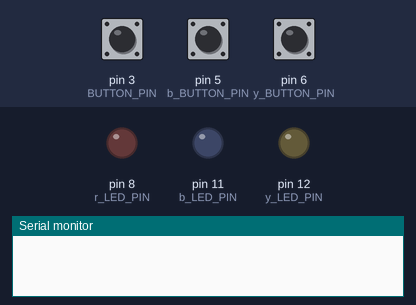
This sketch was run on a simulated Arduino Uno, built with avr-gcc and run on an emulated ATmega328P. Parts: output pins drawn as LEDs (lit = HIGH), the last lines printed to the serial monitor. Dashed ring = blinking. Inputs (shaded band) come from the test bench; at power-on: pin 3 (BUTTON_PIN) LOW, pin 6 (y_BUTTON_PIN) LOW, pin 5 (b_BUTTON_PIN) LOW. Random numbers use the default seed unless the sketch sets one.

Above: at 1.2 s.
1.3 s: pin 3 (BUTTON_PIN) pulled HIGH for 0.15 s
At 2.97 s:
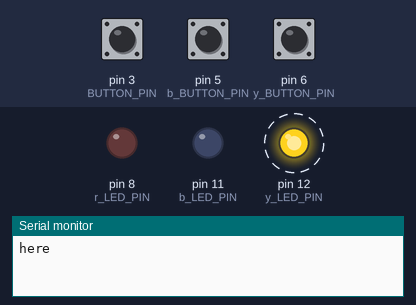
4.4 s: pin 6 (y_BUTTON_PIN) pulled HIGH for 1 s
At 7.4 s:
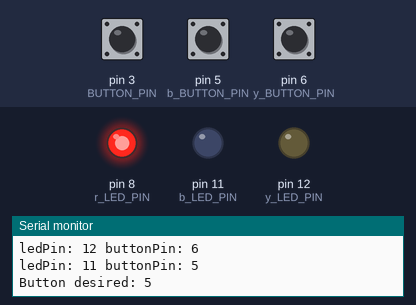
8.4 s: pin 5 (b_BUTTON_PIN) pulled HIGH for 1 s
At 12.04 s:
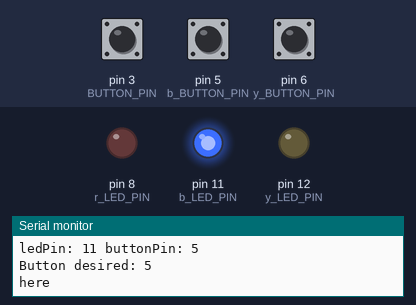
12.4 s: pin 5 (b_BUTTON_PIN) pulled HIGH for 3.2 s
At 16.0 s:
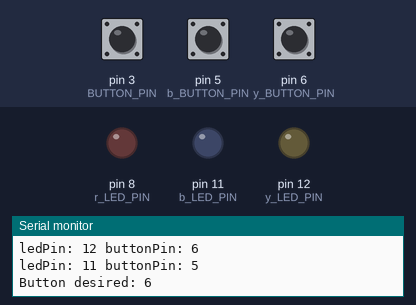
17.1 s: pin 3 (BUTTON_PIN) pulled HIGH for 1 s
At 20.9 s:
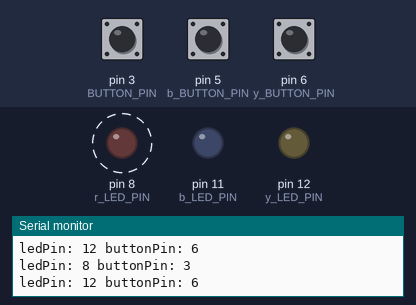
21.1 s: pin 3 (BUTTON_PIN) pulled HIGH for 3.2 s
At 24.6 s:
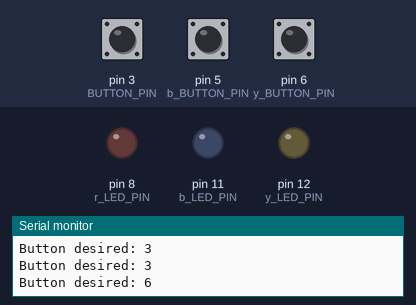
Timing chart, 0 to 26.1 s (numbered marks = the images above; inputs shaded):
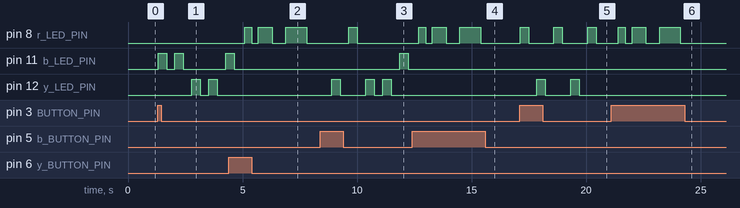

Measured:
- after the input at 1.3 s, pin 11 (b_LED_PIN): goes HIGH 0.37 s, LOW 0.37 s, HIGH 0.37 s, LOW 1.9 s, then HIGH, starting at once; pin 12 (y_LED_PIN): alternates HIGH for 0.37 s and LOW for 0.37 s, starting after 1.5 s
- after the input at 4.4 s, pin 8 (r_LED_PIN): goes HIGH 0.30 s, LOW 0.30 s, HIGH 0.60 s, LOW 0.60 s, HIGH 0.90 s, then LOW, starting after 0.69 s
- after the input at 8.4 s, pin 8 (r_LED_PIN): LOW → HIGH after 1.2 s, → LOW 0.37 s later; pin 11 (b_LED_PIN): LOW → HIGH after 3.5 s, → LOW 0.37 s later; pin 12 (y_LED_PIN): goes HIGH 0.37 s, LOW 1.1 s, HIGH 0.37 s, LOW 0.37 s, HIGH 0.37 s, then LOW, starting after 0.50 s
- after the input at 12.4 s, pin 8 (r_LED_PIN): goes HIGH 0.30 s, LOW 0.30 s, HIGH 0.60 s, LOW 0.60 s, HIGH 0.90 s, then LOW, starting after 0.29 s
- after the input at 17.1 s, pin 8 (r_LED_PIN): alternates HIGH for 0.37 s and LOW for 1.1 s, starting at once; pin 12 (y_LED_PIN): alternates HIGH for 0.37 s and LOW for 1.1 s, starting after 0.75 s
- after the input at 21.1 s, pin 8 (r_LED_PIN): goes HIGH 0.30 s, LOW 0.30 s, HIGH 0.60 s, LOW 0.60 s, HIGH 0.90 s, then LOW, starting after 0.31 s

The sketch:

memory_cube.ino
```cpp
const int BUTTON_PIN = 3;

const int r_LED_PIN = 8;
const int g_LED_PIN = 10;
const int b_LED_PIN = 11;
const int y_LED_PIN = 12;
const int w_LED_PIN = 9;

const int r_BUTTON_PIN = 3;
const int g_BUTTON_PIN = 4;
const int b_BUTTON_PIN = 5;
const int y_BUTTON_PIN = 6;
const int w_BUTTON_PIN = 7;

const int LED_PINS[] = {r_LED_PIN, b_LED_PIN, y_LED_PIN};
const int BUTTON_PINS[] = {r_BUTTON_PIN, b_BUTTON_PIN, y_BUTTON_PIN};
const int NUM_COLORS = 3;

const int INITIAL_LENGTH = 5; //number of flashes
const int INITIAL_DELAY = 400; //milliseconds

const int FINAL_LENGTH = 12;
const int FINAL_DELAY = 100;

const int LEVELS_PER_LENGTH = 2;
const int LEVEL_TIME_DECREMENT = 30;

bool seqRunning = false;
int currentLevel = 0;
int currentTimeDelay = INITIAL_DELAY;

void setup() {
  for (int i = 0; i < NUM_COLORS; i++) {
    pinMode(LED_PINS[i], OUTPUT);
    pinMode(BUTTON_PINS[i], INPUT);
  }
  Serial.begin(9600);

}

void loop() {
//  delay(10);
//  if (digitalRead(BUTTON_PIN) == HIGH && !seqRunning) {
//    seqRunning = true;
//    currentLevel++;
//  }
//  if (seqRunning) {
//    play();
//    seqRunning = false;
//  }

    for (int i = 0; i < NUM_COLORS; i++) {
      if(digitalRead(BUTTON_PINS[i]) == HIGH){
        delay(10);
        play();
        currentLevel = 0;
        currentTimeDelay = INITIAL_DELAY;
//        Serial.print("buttonPressed: " + (String) BUTTON_PINS[i] + " ");
//        Serial.println("corresponingLED: " + (String) LED_PINS[i] + " ");
        delay(200);
      }

    }

 }

void play() {
  Serial.println("here");
  bool lost = false;
  while(!lost) {
    int currentLevelLength = currentLevel / LEVELS_PER_LENGTH + INITIAL_LENGTH;
    currentTimeDelay -= LEVEL_TIME_DECREMENT;
    if (currentTimeDelay < FINAL_DELAY) currentTimeDelay = FINAL_DELAY;

    int sequence[currentLevelLength];
    generateSequence(sequence, currentLevelLength);

    runSequence(sequence, currentLevelLength, currentTimeDelay);

    lost =  !readSequence(sequence, currentLevelLength);
  }
  gameOver();
}

void generateSequence(int sequence[], int len) {

  for (int i = 0; i < len; i++) {
    sequence[i] = LED_PINS[(int) random(0, NUM_COLORS)];
  }

}

void runSequence(int sequence[], int len, int timeDelay) {
  for (int i = 0; i < len; i++) {
    digitalWrite(sequence[i], HIGH);
    delay(timeDelay);
    digitalWrite(sequence[i], LOW);
    delay(timeDelay);
  }
}

bool readSequence(int sequence[], int len) {
  int counter = 0;
  int alt = 0;
  int desiredPin;
  bool pressed = false;
  for (int i = 0; i < len; i++) {
    Serial.print("ledPin: " + (String) sequence[i] + " ");
    Serial.println("buttonPin: " + (String) matchPin(sequence[i]));
  }
  while(counter < len) {
    desiredPin = matchPin(sequence[counter]);
    Serial.println("Button desired: " + (String) desiredPin);
    for (int i = 0; i < NUM_COLORS; i++) {
      if (digitalRead(BUTTON_PINS[i]) == HIGH) {
        if(BUTTON_PINS[i] == desiredPin){
          counter++;
          delay(300);
        }
        else return false;
      }
    }
  }

  flashAllColors();
  return true;

}

int matchPin(int ledPin) {
  if (ledPin == r_LED_PIN) return r_BUTTON_PIN;
  else if (ledPin == g_LED_PIN) return g_BUTTON_PIN;
  else if (ledPin == b_LED_PIN) return b_BUTTON_PIN;
  else if (ledPin == y_LED_PIN) return y_BUTTON_PIN;
  else if (ledPin == w_LED_PIN) return w_BUTTON_PIN;
  else return -1;
}

void flashAllColors() {
  for (int i = 0; i < 3; i++) {
    for (int j =0; j < NUM_COLORS; j++) {
      digitalWrite(LED_PINS[j], HIGH);
    }

    delay(currentTimeDelay);

    for (int j = 0; j < NUM_COLORS; j++) {
      digitalWrite(LED_PINS[j], LOW);
    }

    delay(currentTimeDelay);
  }
}
void gameOver() {
  for (int i = 0; i < 4; i++) {
    digitalWrite(r_LED_PIN, HIGH);
    delay(300 * i);
    digitalWrite(r_LED_PIN, LOW);
    delay(300 * i);
  }
}
```
